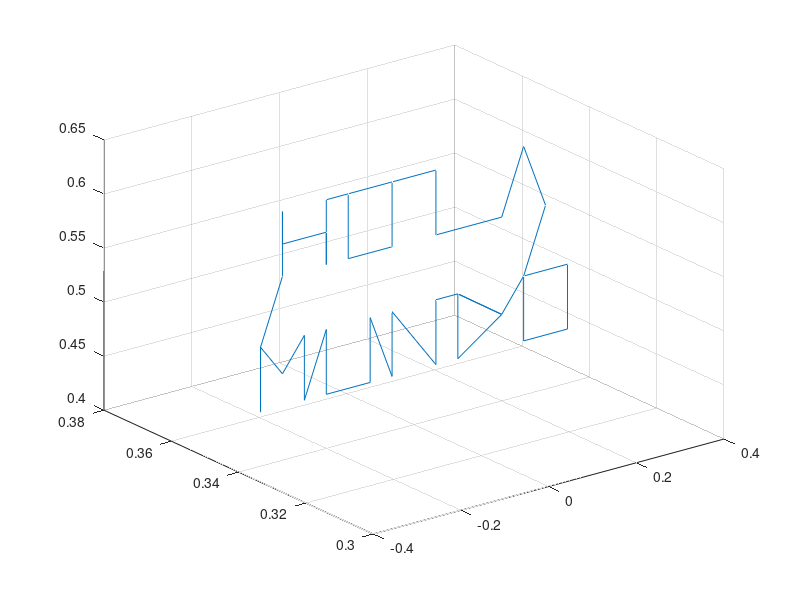

MATLAB code to generate this figure:
% The script was used to generate test trajectories

%% Import Setup
nameTrajectory='hola_mundo_v4';

% Get positions declare w.r.t Global reference (Robot base)
% Load struct with positions and orientations
load Test_trajectories/hola_mundo_v3.mat

%% Trajectory processing

% Create Trajectory modifiers(only displacement and stretching not rotation)
trajectoryModiefiers.stretch=[1,1,1];
trajectoryModiefiers.offset=[0,0,0];

% Changing trajectories with the modifiers
positions_m(:,1)    =   trajectoryModiefiers.stretch(1)*...
                        positions_m(:,1)+...
                        trajectoryModiefiers.offset(1);
positions_m(:,2)    =   trajectoryModiefiers.stretch(2)*...
                        positions_m(:,2)+...
                        trajectoryModiefiers.offset(2);
positions_m(:,3)    =   trajectoryModiefiers.stretch(3)*...
                        positions_m(:,3)+...
                        trajectoryModiefiers.offset(3);

%% Generate orientations
% Get number of positions
number_waypoints = size(positions_m, 1);

% Single orientation
orientations= ones(number_waypoints,1)*[0, 0, 1, pi/2];


%% Plot Trajectory
plot3(positions_m(:,1),positions_m(:,2),positions_m(:,3))
grid on

%% Save Trajectory

% Save?
elec=input("Save Y/N \n",'s');
if (elec=='Y' || elec=='y')
    % Path to save trajectory
   save(['Test_trajectories/',nameTrajectory,'.mat'],'positions_m','orientations') 
end